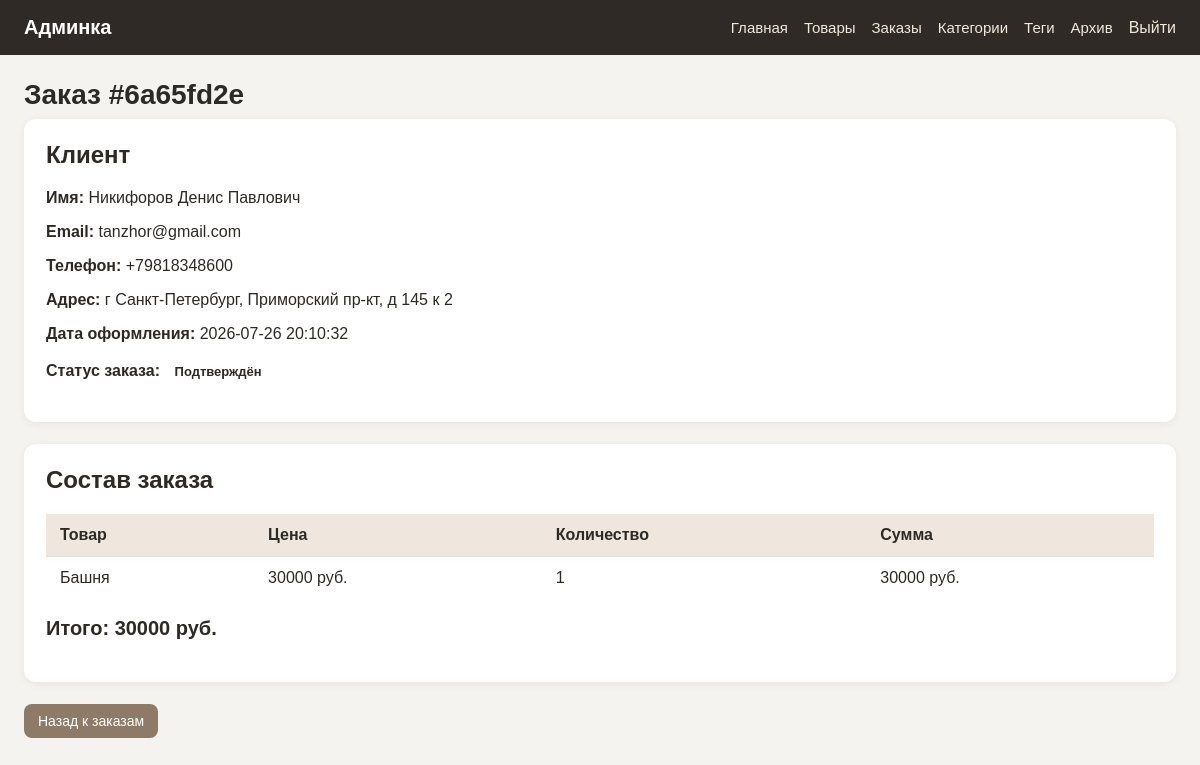
The page /admin/orders/order_details/6a65fd2e-7af3-416c-8780-bd4c86cd0de3 (signed in) on the database its author committed.
### tables this page shows
CREATE TABLE orders (
                 id TEXT PRIMARY KEY,
                 customer_name TEXT NOT NULL,
                 customer_email TEXT NOT NULL,
                 customer_phone TEXT,
                 customer_address TEXT,
                 total INTEGER NOT NULL,
                 status TEXT NOT NULL DEFAULT 'new',
                 created_at TIMESTAMP DEFAULT CURRENT_TIMESTAMP
                 );

CREATE TABLE order_items (
            id INTEGER PRIMARY KEY AUTOINCREMENT,
            order_id TEXT NOT NULL,
            product_id TEXT,
            product_name TEXT NOT NULL,
            unit_price INTEGER NOT NULL,
            quantity INTEGER NOT NULL,
            
            FOREIGN KEY (order_id)
                REFERENCES orders(id)
                ON DELETE CASCADE,
            
            FOREIGN KEY (product_id)
                REFERENCES products(id)
                ON DELETE SET NULL
    );

### routes/admin/orders.py (the view)
@admin_bp.route("/admin/orders/order_details/<order_id>")
def order_details(order_id):
    order = get_order_by_id(order_id)
    if not order:
        flash('Заказ не найден', 'error')
        return redirect(url_for('admin.admin_orders'))
    return render_template("admin/order_details.html", order=order, order_statuses=ORDER_STATUSES)

### app.py (called while the page is built, shortened)
@app.before_request
def protect_from_csrf():
    if request.method != "POST":
        return

@app.context_processor
def inject_cart_count():
    return {"cart_count": get_cart_count(session)}

@app.context_processor
def inject_csrf_token():
    return {"csrf_token": get_csrf_token}

### database/connection.py (called while the page is built)
def get_db_connection():
    conn = sqlite3.connect(DB_PATH)
    conn.execute("PRAGMA foreign_keys = ON")
    conn.row_factory = sqlite3.Row
    return conn

### database/order_items.py (called while the page is built)
def get_order_items_by_order_id(conn, order_id):
    items = conn.execute("""
                 SELECT
                 id, order_id, product_id, product_name, unit_price, quantity
                 FROM order_items
                 WHERE order_id = ? ORDER BY id
                 """,
                 (order_id,)).fetchall()
    return items

### database/orders.py (called while the page is built)
def get_order_by_id(order_id):
    conn = None
    try:
        conn = get_db_connection()
        order_row = conn.execute("SELECT * FROM orders WHERE id = ?", (order_id,)).fetchone()
        if order_row is None:
            return None
        order = dict(order_row)
        saved_items = get_order_items_by_order_id(conn=conn, order_id=order_id)
        order['items'] =[dict(item) for item in saved_items]
        return order
    finally:
        if conn is not None:
            conn.close()

### routes/admin/auth.py (called while the page is built)
@admin_bp.before_request
def require_admin_login():
    allowed_endpoints = {
        'admin.login'
    }
    if request.endpoint in allowed_endpoints:
        return
    if session.get('is_admin'):
        return
    flash('Сначала войдите в админку', 'error')
    return redirect(url_for('admin.login'))

### services/cart_service.py (called while the page is built)
def get_cart(session):
    return session.get("cart", {})

def get_cart_count(session):
    cart = get_cart(session)
    return sum(cart.values())

### services/csrf_service.py (called while the page is built)
def get_csrf_token():
    if "csrf_token" not in session:
        session["csrf_token"] = secrets.token_urlsafe(32)
    return session["csrf_token"]

### templates/admin/order_details.html (shortened to what this page needs)
{% extends 'admin/base.html' %}
{% block content %}
<h1 class="admin-page-title">Заказ #{{ order.id[:8] }}</h1>
<div class="admin-detail-card">
    <h2>Клиент</h2>
    <p><strong>Имя:</strong> {{ order.customer_name }}</p>
    <p><strong>Email:</strong> {{ order.customer_email }}</p>
    <p><strong>Телефон:</strong> {{ order.customer_phone if order.customer_phone else '—' }}</p>
    <p><strong>Адрес:</strong> {{ order.customer_address if order.customer_address else '—' }}</p>
    <p><strong>Дата оформления:</strong> {{ order.created_at }}</p>
    <p><strong>Статус заказа:</strong>
        <span class="admin-status admin-status-{{ order.status }}">
        {{ order_statuses.get(order.status, order.status) }}
        </span>
    </p>
</div>
<div class="admin-detail-card">
    <h2>Состав заказа</h2>
    <table class="admin-table">
        <tr>
            <th>Товар</th>
            <th>Цена</th>
            <th>Количество</th>
            <th>Сумма</th>
        </tr>
        {% for product in order['items'] %}
        <tr>
            <td>{{ product['product_name'] }}</td>
            <td>{{ product['unit_price'] }} руб.</td>
            <td>{{ product['quantity'] }}</td>
            <td>{{ product['unit_price'] * product['quantity'] }} руб.</td>
        </tr>
        {% endfor %}
    </table>
    <p class="admin-total">
        Итого: {{ order.total }} руб.
    </p>
</div>
<div class="admin-actions">
    <a href="{{ url_for('admin.admin_orders') }}" class="admin-button admin-button-secondary">
        Назад к заказам
    </a>
</div>
{% endblock %}

### static/css/admin.css (style rules this page uses)
* { box-sizing: border-box; }
.admin-body { margin: 0; font-family: Arial, sans-serif; background: #f5f3ef; color: #2d2a26; }
.admin-page-title { margin: 0 0 20px; font-size: 28px; }
.admin-actions { margin-bottom: 20px; }
.admin-table { width: 100%; border-collapse: collapse; }
.admin-table th, .admin-table td { padding: 12px 14px; border-bottom: 1px solid #e5ded6; text-align: left; vertical-align: top; }
.admin-table th { background: #efe7dd; font-weight: 700; }
.admin-table tr:last-child td { border-bottom: none; }
.admin-button { display: inline-block; padding: 9px 14px; border-radius: 8px; border: none; background: #6b4f36; color: #fff; text-decoration: none; cursor: pointer; font-size: 14px; }
.admin-button-secondary { background: #8d7b68; }
.admin-detail-card { background: #fff; padding: 22px; border-radius: 12px; margin-bottom: 22px; box-shadow: 0 2px 10px rgba(0,0,0,0.06); }
.admin-detail-card h2 { margin-top: 0; }
.admin-total { margin-top: 18px; font-size: 20px; font-weight: 700; }
.admin-status { display: inline-block; padding: 5px 10px; border-radius: 999px; font-size: 13px; font-weight: 700; white-space: nowrap; }
.admin-page-title { margin-bottom: 8px; }

### rows shown on the page
orders: customer_name "Никифоров Денис Павлович", customer_email "tanzhor@gmail.com", customer_phone "+79818348600", customer_address "г Санкт-Петербург, Приморский пр-кт, д 145 к 2", created_at "2026-07-26 20:10:32", get "Подтверждён", total "30000"
order_items: product_name "Башня", unit_price "30000", quantity "1", product['unit_price']*product['quantity'] "30000"

### other values the page prints
{{ order.id[:8] }} "6a65fd2e"
